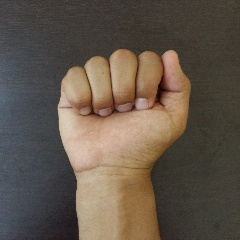
#> input picture relatorio6/alphabet/a0.jpg, 240 x 240 px
$ python atividade.py   (older library calls are emulated)
#> lines starting #> are read from the running program, lines starting #| are printed output that depends on the picture; after the words box and inside, x2 and y2 are one past the last pixel; in counts of white or black regions, pixels touching at a corner belong together
### relatorio6/classifier.py
# -*- coding: utf-8 -*-
# Estratégia: usar KNN. Se tiver mt lento, usar SVM.
from sklearn import svm
from sklearn.neighbors import KNeighborsClassifier
from sklearn.neural_network import MLPClassifier

class LetterClassifier(object):
    trained = False

    def __init__(self, type='svm'):
#> in trainClassifier, img is the input picture: shape (240, 240, 3); mean B, G, R 74.1, 86.4, 98
        super(LetterClassifier, self).__init__()

        if (type == 'knn'):
            self.classifier = KNeighborsClassifier()
        elif (type == 'mlp'):
            self.classifier = MLPClassifier(hidden_layer_sizes=(3, 10, 10),
                                            max_iter=1500)
        else:
            self.classifier = svm.SVC(kernel='linear', probability=True)

    # [9 lines left out: functions train, predict, not called in this run]

### relatorio6/atividade.py
# -*- coding: utf-8 -*-
import cv2
import numpy as np
import pandas as pd
from mahotas.features import zernike_moments
from sklearn.decomposition import PCA
from string import ascii_lowercase
import seaborn as sns
import matplotlib.pyplot as plt

from classifier import LetterClassifier

# Iniciando Classificador
LC = LetterClassifier(type='svm')

pca = PCA(n_components=0.9)

# [10 lines left out: function writeLetter, not called in this run]

def treatImage(frame):
    frame = cv2.resize(frame, (240, 240))

    # aplica filtro gaussiano e coloca imagem preto e branco
    img_grey = cv2.cvtColor(frame, cv2.COLOR_BGR2GRAY)
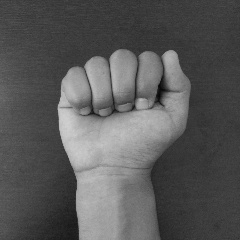
#> img_grey: shape (240, 240); min 7, max 208, mean 88.4
    img_grey = cv2.GaussianBlur(img_grey, (5,5), 0)

    # aplica otsu para binarizar
    ret, img_grey = cv2.threshold(img_grey, 0, 255, cv2.THRESH_BINARY + cv2.THRESH_OTSU)
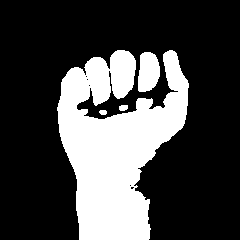
#> img_grey: shape (240, 240); 27.4% white; 4 white regions
#> ret = 108

    #tira o contorno da imagem
    contours, heirarchy = cv2.findContours(img_grey, cv2.RETR_TREE, cv2.CHAIN_APPROX_SIMPLE)
#> contours = 9 contours, 5 with area under 20; largest, box (x1, y1, x2, y2) and area: (57, 50, 189, 240) 14568, (138, 52, 160, 92) 662, (119, 105, 128, 111) 35, (99, 110, 107, 115) 24
    borderImg = np.zeros((240, 240, 3), np.uint8)
    cv2.drawContours(borderImg, contours, -1, (125, 125, 0), 1)
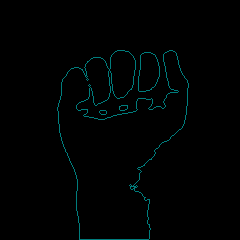
#> borderImg: shape (240, 240, 3); mean of channels 0, 1, 2 2.3, 2.3, 0; drawn as B, G, R
    borderGrey = cv2.cvtColor(borderImg, cv2.COLOR_BGR2GRAY)
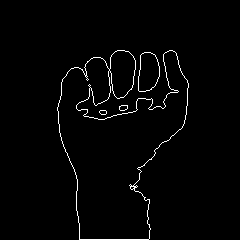
#> borderGrey: shape (240, 240); values 0 (black) and 88 (white), 1.9% white in thin lines or dots, all inside (x1, y1, x2, y2) = (57, 50, 189, 240)

    # Calculate Moments
    moment = cv2.moments(borderGrey)
#> moment = moments, m00 94336, centre m10/m00, m01/m00 = (122.1, 120.3)

    # Calculate Hu Moments
    huMoments = cv2.HuMoments(moment)
#> huMoments = [0.0475, 0.000422, 3.54e-05, 2.69e-05, 8.27e-10, 5.39e-07, -7.13e-11]
#> (the call stopped at in treatImage, `zeMoments = zernike_moments(borderGrey, radius=20)`: mahotas is not available in this run)

    # Calcula momento de Zernike
    zeMoments = zernike_moments(borderGrey, radius=20)

    # cv2.imshow("Imagem capturada", img_grey)
    # cv2.waitKey(0)

    return huMoments + zeMoments

# [34 lines left out: functions videoLive, applyPCA, not called in this run]

def trainClassifier():
    dfData = list()
    nComp = 0

    for letter in ascii_lowercase:
        for i in range(10):
            # Abre a imagem
            imgPath = 'alphabet/{}{}.jpg'.format(letter, i)
            img = cv2.imread(imgPath)

            # Extrai os dados do momento
            data = treatImage(img).ravel().tolist()
            data.insert(0, letter)
            dfData.append(data)

    # Treina a pca a PCA
    dataWithoutLetter = list(map(lambda d: d[1:], dfData))
    data = pca.fit_transform(dataWithoutLetter).tolist()
    nComp = len(data[0])

    columns = ['c{}'.format(i) for i in range(nComp)]
    columns.insert(0, 'letter')

    for i in range(len(dfData)):
        data[i].insert(0, dfData[i][0])

    df = pd.DataFrame(data, columns=columns).fillna(0)

    print(df.info())
    print(df.head(2))

    # Dados pra treinamento
    x = df.drop('letter', axis=1)
    y = df['letter']

    # sns.set(style='ticks')
    # sns.pairplot(df, hue='letter')

    # Treina o classificador
    LC.train(x, y, nComp)

def predictLetter(img):
    l = list()
#> l = []
    data = treatImage(img).ravel().tolist()
    l.append(data)
    data = pca.transform(l).tolist()

    columns = ['c{}'.format(i) for i in range(LC.n)]
    df = pd.DataFrame(data, columns=columns).fillna(0)

    prediction = LC.predict(df)
    print("{}, ".format(prediction[0]))

    return prediction[0]

if __name__ == '__main__':
    trainClassifier()

    for letter in ascii_lowercase:
        print('**** {}'.format(letter))
#> (the run stopped early here; a loop or call above may not have finished)
